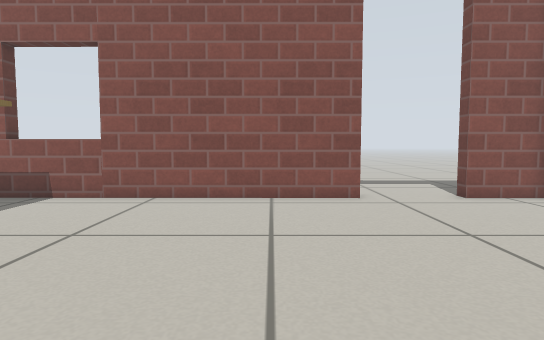
View 1 (above)

15 first-person views from a walk through a world built for the Gazebo simulator. The camera is 0.45 m above the floor, tilts 4° down and sees 75° across. The lines on the ground mark 1 m squares. The floor is counted in squares, 0.25 m on a side. Each view is taken from the middle of a square. On the plan, view 1 faces up. The plan holds only what a view shows up to about 17 squares ahead; the rest is blank. Gazebo's built-in surfaces are drawn with simple patterns.

View 2
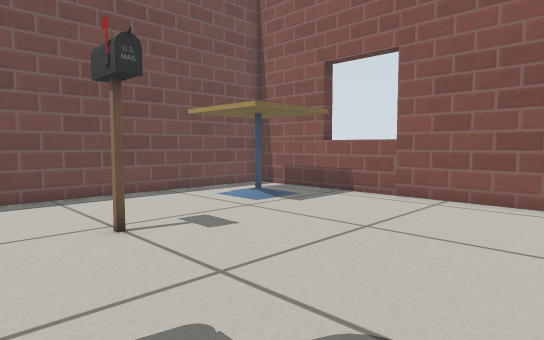

View 3
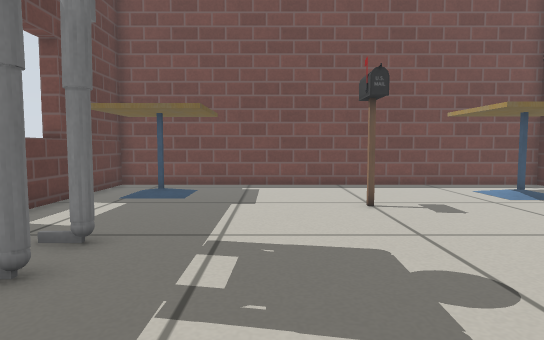

View 4
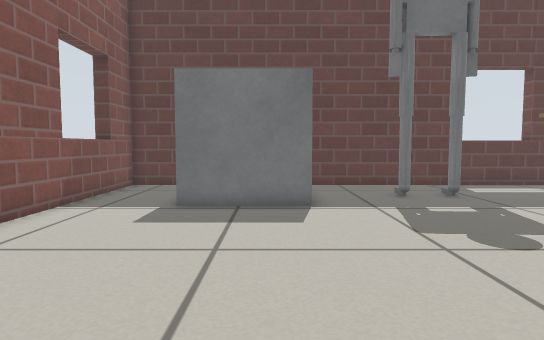

View 5
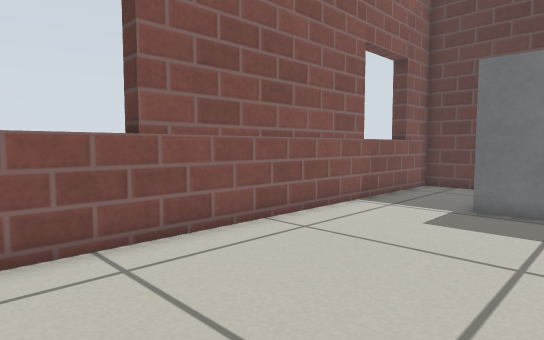

View 6
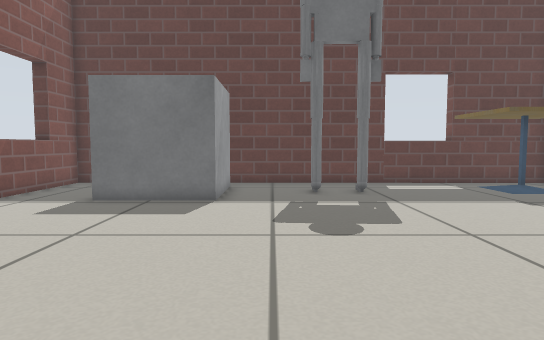

View 7
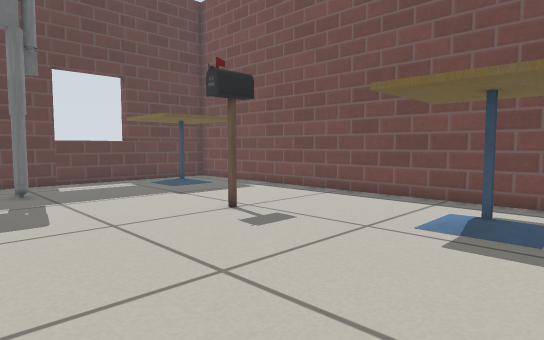

View 8
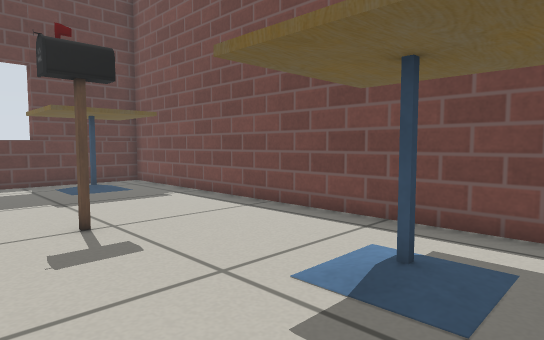

View 9
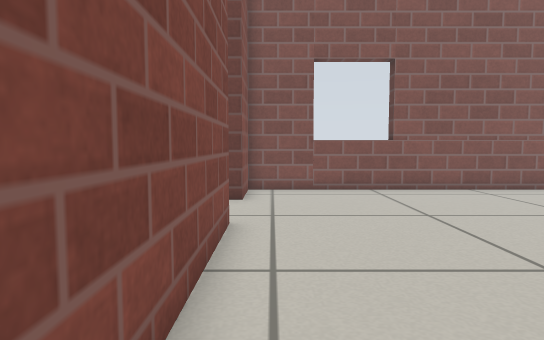

View 10
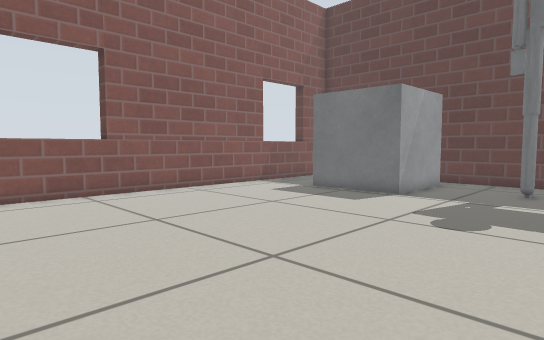

View 11
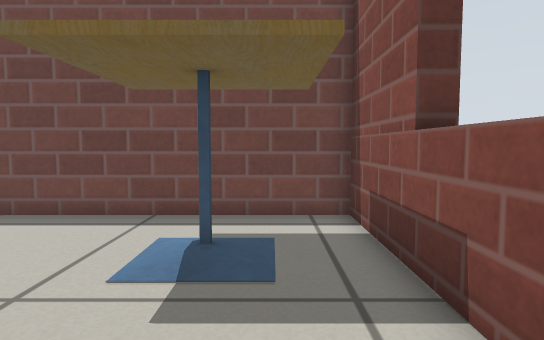

View 12
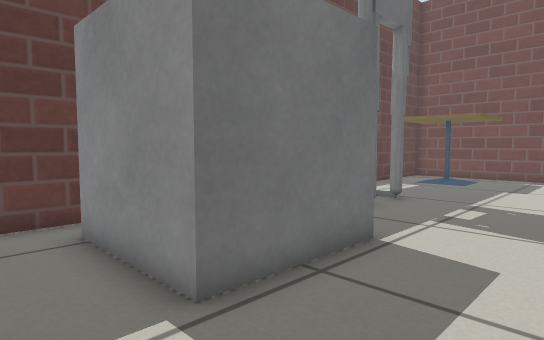

View 13
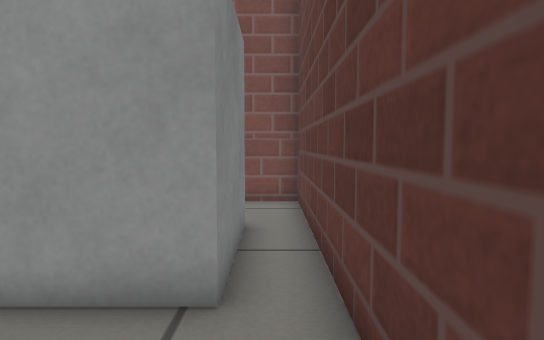

View 14
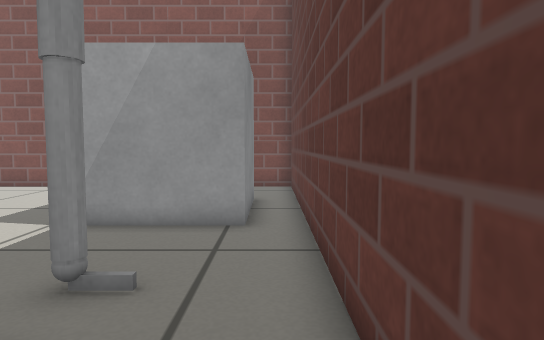

View 15
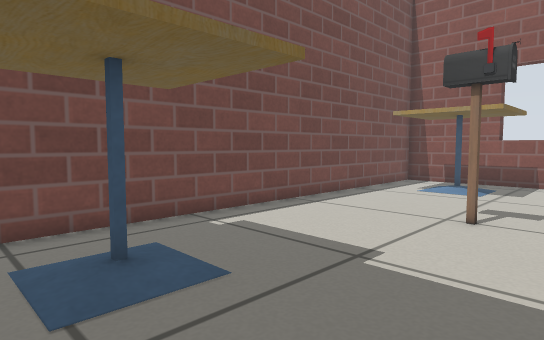

### Floor plan
Key: @ floor where view 1 was taken; # wall or solid block; . floor; D open door; T cafe table; P postbox; O other object.
Columns run from 13 left of view 1 to 10 right of it. Each row starts with its distance up from view 1.
 14                  ....
 13                 .....
 12 ################DDDD###
 11 #.TTTT................#
 10 #.TTTT................#
  9 #.TTTT................#
  8 #.TTTT................#
  7 #.TTTT................#
  6 #.....................##
  5 #.....................#
  4 #.....................#
  3 #....PP...............#
  2 #.....................#
  1 #.....................#
  0 #............@........#
 -1 #.....................#
 -2 #.TTT..........O   O..#
 -3 #TTTTT...OOO...O   O..#
 -4 #TTTTT....OO...O   O..#
 -5 #TTTTT.........OOOOO..##
 -6 # TTTT................#
 -7 #######################

Where each view was taken, in squares from view 1:
view 1: 0 up, 0 right, facing up
view 2: 0 up, 0 right, facing up-left
view 3: 0 up, 3 right, facing left
view 4: 9 up, 3 right, facing down
view 5: 9 up, 3 right, facing down-right
view 6: 10 up, 0 right, facing down
view 7: 11 up, 1 left, facing down-left
view 8: 11 up, 5 left, facing down-left
view 9: 11 up, 5 left, facing right
view 10: 11 up, 4 left, facing down-right
view 11: 10 up, 4 left, facing left
view 12: 2 up, 8 right, facing down-left
view 13: 6 down, 2 left, facing right
view 14: 6 down, 6 left, facing right
view 15: 6 down, 5 left, facing up-left
